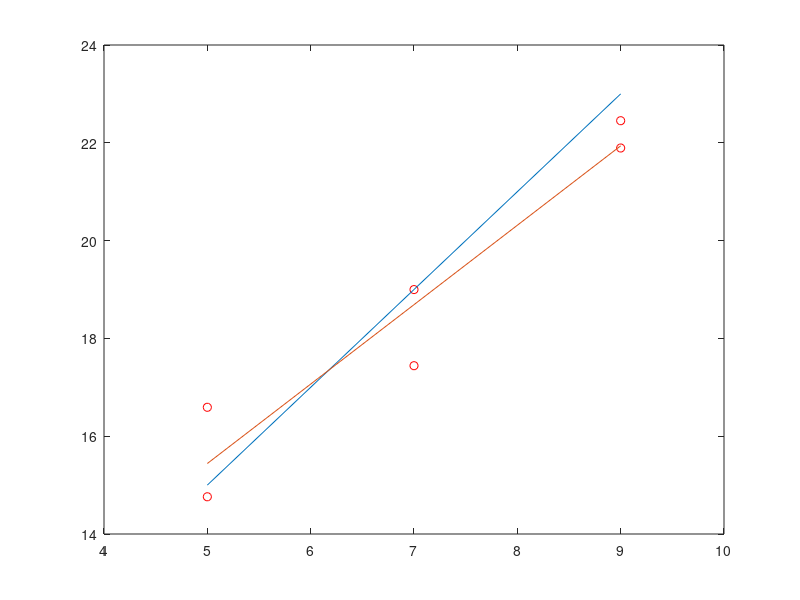

Here is the MATLAB script that generated this plot:
function seminar_mnk_2017

x = [5 5 7 7 9 9]';
beta_true = [5; 2];

[Y, X] = generate_sample(beta_true, x, 1);

beta_estimation = regress(Y, X);
Y_true = X*beta_true;
Y_estimation = X*beta_estimation;

x_new = 8;
[Y_new, X_new] = generate_sample(beta_true, x_new, 1);


plot(x, Y, 'ro', ...
    x, Y_true, ...
    x, Y_estimation);
xlim([4 10]);


end 

function [Y, X] = generate_sample(beta_true, x, Dnoise)
n = length(x);
k = length(beta_true);

eps = randn(n, 1) * sqrt(Dnoise);
X = zeros(n, k);

for j = 1:k
    X(:, j) = x.^(j-1);
end
Y = X*beta_true + eps;

end